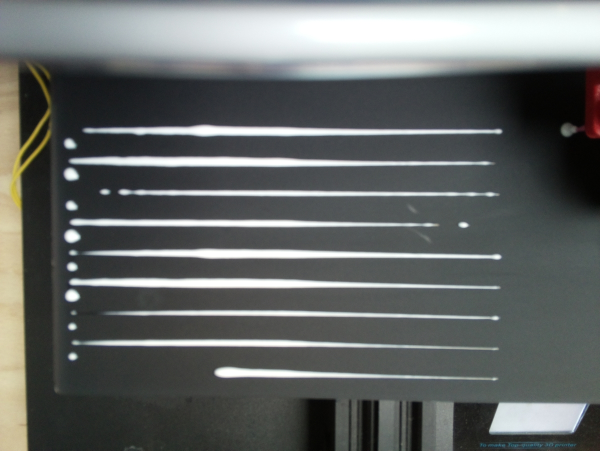
#> input picture assets/img/raw/img001.jpg, 1200 x 901 px (shown at 1/2 size); its folder holds only this picture in this run
$ jupyter execute --allow-errors images_processing.ipynb
#> lines starting #> are read from the running program, lines starting #| are printed output that depends on the picture; after the words box and inside, x2 and y2 are one past the last pixel; in counts of white or black regions, pixels touching at a corner belong together
#> further down, img is the input picture: shape (901, 1200, 3); mean R, G, B 100.1, 103.6, 102.4
# Projet Encolleuse - Traitement d'images

## Introduction

Suites aux travaux sur la modélisation du cordon de colle, nous avons acquis une collection d'images que nous allons utiliser afin de comparer les résultats des calculs à la réalité de ce que produit réellement l'encolleuse.

La qualité de ces images va être d'une importance primordiale afin de pouvoir mesurer et caractériser les résultats des essais de façon répétable et fiable.

Ci-dessous, la collection d'image à traiter :

[cell 1]
import matplotlib.pyplot as plt
import imageio.v2 as imageio


plt.figure(figsize=(18,12))
#> (the rest of this cell did not finish here and is left out)

Dans ce notebook Jupyter, vous allez donc retrouver :

- Différents algorithmes permettant d'améliorer la qualité des images en fonction du problème rencontré.
- Un pipeline permettant d'automatiser le traitement des images reçues en acquisition.
- Une image exploitable pour la comparaison des résultats de la modélisation au cas réel.

## Traitement des images de la collection

Chaque image de cette collection présente une caractéristique :
1. img001 : Utilisable pour les mesures
2. img002 : Les dépôts de colle sont déformés à cause d'un mouvement de caméra imprévu
3. img003 : L'image est trop sombre
4. img004 : L'image est bruitée
5. img005 : L'image est floue

Nous allons traiter chacune de ces images afin d'améliorer la qualité de celles-ci et obtenir un niveau de netteté les rendant exploitables au maximum.

### Traitement de l'image img001
Cette image est déjà exploitable pour nos mesures, néanmoins, nous allons la rendre encore plus exploitable pour les besoins de nos mesures.

Pour cela, il nous faudra garantir une netteté maximale de l'image et ensuite accentuer le paramètre à mesurer qui est le diamètre du cordon de colle.

(Le travail effectué sur cette image servira de pipeline de base pour toute image acquise, c'est-à-dire, sans filtrage en amont ou prise en compte des problèmes que l'image présente).

[cell 2]
import matplotlib.pyplot as plt
import imageio.v2 as imageio
from scipy import ndimage
import cv2

[cell 3]
plt.figure(figsize=(18,12))
# Image de base
plt.subplot(1,2,1)
img001 = imageio.imread('assets/img/raw/img001.jpg')
img001 = img001[180:780, 120:1030]

plt.title('img001 - Image exploitable')
plt.imshow(img001)
plt.axis('off')

# Image en niveau de gris
plt.subplot(1,2,2)
img001_gray = imageio.imread('assets/img/raw/img001.jpg', pilmode='F')
#> img001_gray: shape (901, 1200) float32; min 0.886, max 255, mean 102.4
img001_gray = img001_gray[180:780, 120:1030]
#> img001_gray: shape (600, 910) float32

plt.title('img001_gray - Image exploitable en niveau de gris')
plt.imshow(img001_gray, cmap='gray')
plt.axis('off')
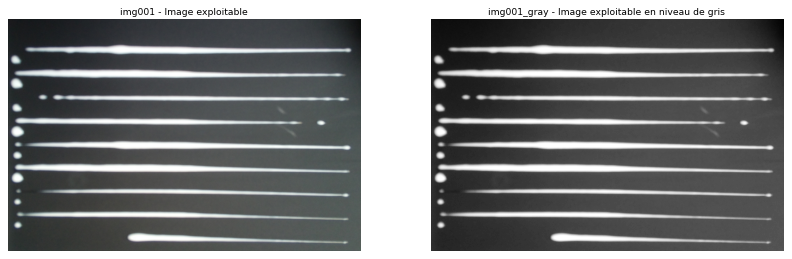
#> figure drawn by matplotlib, 2 panels

#### Filtre de lissage Gaussien
Le filtre de lissage gaussien permet de débruiter une image quelconque, éliminant ainsi les risques de parasite sous forme de bruit en utilisant du floutage.

[cell 4]
plt.figure(figsize=(18,12))
img001_filtre_gauss = ndimage.gaussian_filter(img001_gray, sigma=3)
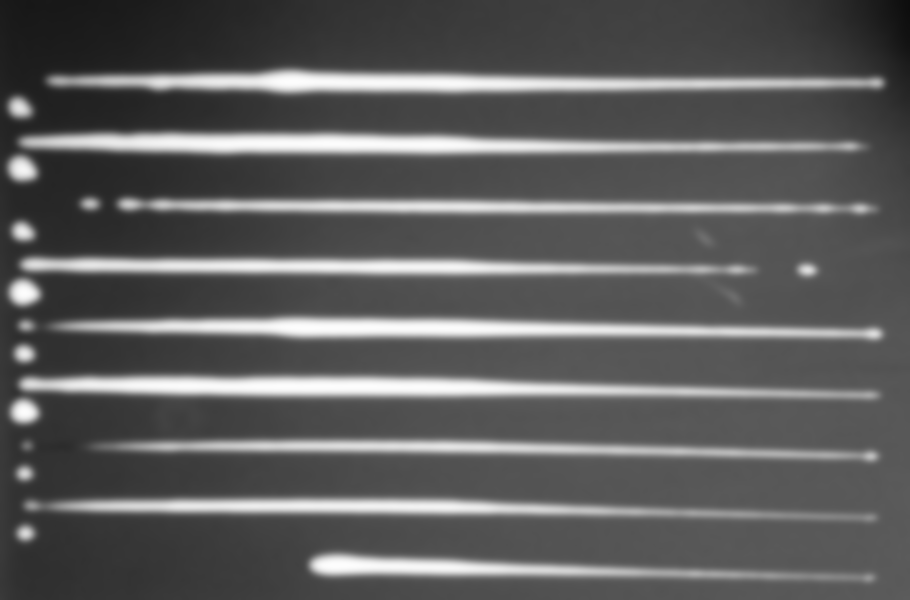
#> img001_filtre_gauss: shape (600, 910) float32; min 13.75, max 254, mean 94.3
plt.title('img001_filtre_gauss - Application du filtre gaussien (image débruitée)')
plt.imshow(img001_filtre_gauss, cmap='gray')
plt.axis('off')

#### Unsharp mask
Le principe du unsharp masking prend la différence entre l'image d'origine et une version artificiellement bruitée de cette image.

- On note F l'image d'origine
- On note F barre la version bruitée de l'image F
- On note Fhp l'unsharp mask relevant les contours de l'image F, Fhp = F - F barre
- On note Finale l'image accentuée, Finale = F + alpha . Fhp

[cell 5]
# Soit f l'image d'origine (ici img001)
f = img001_gray

# Soit f_barre l'image débruitée
f_barre = img001_filtre_gauss

# Soit f_hp l'image de contours
f_hp = f - f_barre
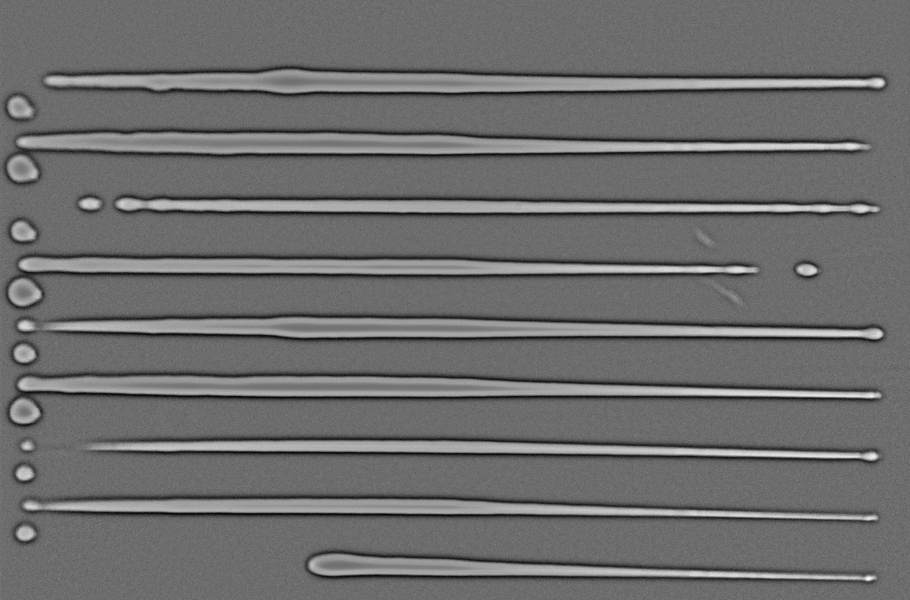
#> f_hp: shape (600, 910) float32; min -45.15, max 60.22, mean 0; drawn with min black and max white

# On utilise un facteur d'accentuation noté alpha généralement entre 0.3 et 0.7
alpha = 0.3
# Soit finale l'image resultant du traitement effectué
finale = f + (alpha * f_hp)
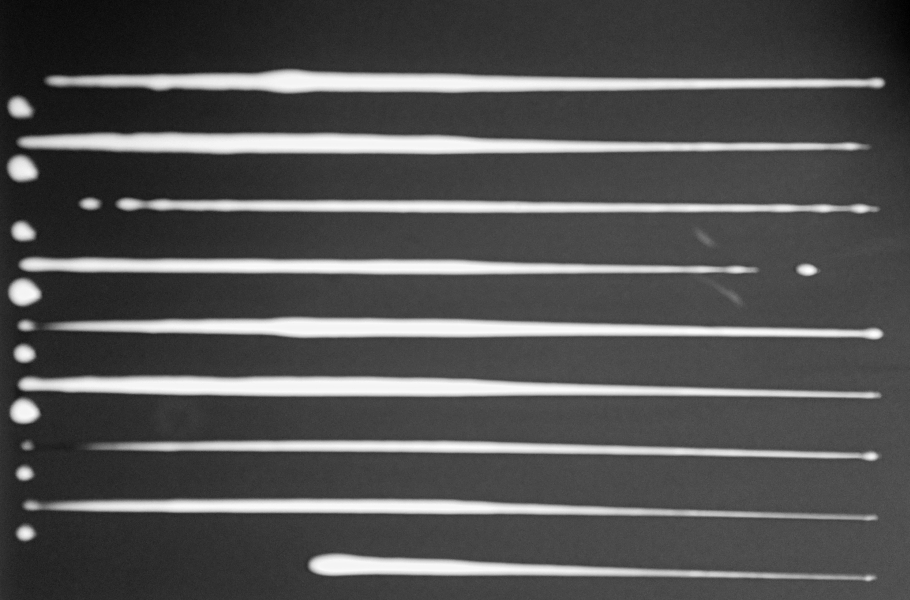
#> finale: shape (600, 910) float32; min 10.28, max 265.9, mean 94.3; drawn with min black and max white

[cell 6]
plt.figure(figsize=(12, 4))
plt.subplot(131)
plt.title('Image de base')
plt.imshow(f, cmap=plt.cm.gray)
plt.axis('off')
plt.subplot(132)
plt.title('Image débruitée')
plt.imshow(f_barre, cmap=plt.cm.gray)
plt.axis('off')
plt.subplot(133)
plt.title('Image affutée')
plt.imshow(finale, cmap=plt.cm.gray)
plt.axis('off')
plt.tight_layout()
plt.show()

#### Conversion des pixels de l'image en binaire
Nous sommes intéressés par le diamètre des dépôts de colle, nous allons donc mettre en valeur ceux-ci en rendant les pixels de l'image exclusivement en noir et blanc.

[cell 7]
plt.figure(figsize=(18, 12))
_, img001_binary = cv2.threshold(finale,127, 255, cv2.THRESH_BINARY)
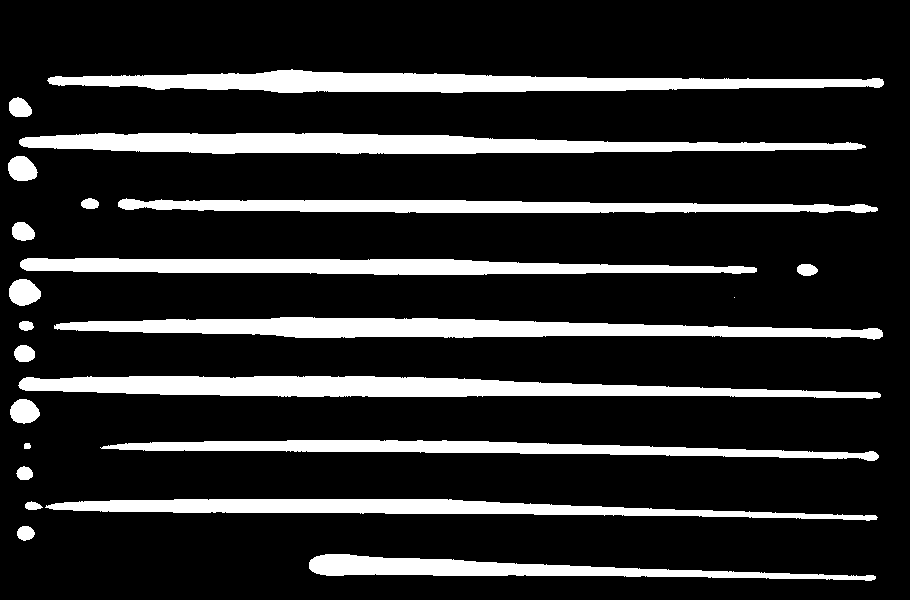
#> img001_binary: shape (600, 910) float32; 16.4% white; 23 white regions (1 under 20 px), largest, box (x1, y1, x2, y2) and area: (18, 376, 881, 399) 12283, (19, 133, 866, 154) 12080, (47, 69, 884, 93) 11548
plt.title('Image en noir et blanc')
plt.imshow(img001_binary, cmap='gray')
plt.axis('off')

#### Mesure du diamètre des dépôts de colle

Concernant la mesure du diamètre des cordons, nous avons utilisé la fonction ```findContours``` de la librairie cv2 qui permet la detection des cordons et l'accès à certaines valeurs, tel que la position ou encore les dimensions (longueur et largeur) des cordons. Ensuite, pour l'aspect visuel, nous affichons les contours ainsi que la largeur associé via les fonctions ```putText``` et ```rectangle``` sur notre image de base.

[cell 8]
abs_dst = cv2.convertScaleAbs(img001_binary)
#> abs_dst: shape (600, 910); 16.4% white; 23 white regions (1 under 20 px)
cnts = cv2.findContours(image=abs_dst, mode=cv2.RETR_TREE, method=cv2.CHAIN_APPROX_NONE)
#> cnts = 23 contours, 1 with area under 20; largest, box (x1, y1, x2, y2) and area: (18, 376, 881, 399) 11418, (19, 133, 866, 154) 11231, (47, 69, 884, 93) 10708, (54, 317, 883, 340) 10466, (20, 258, 757, 275) 8228

cnts = cnts[0] if len(cnts) == 2 else cnts[1]
lines = []
for c in cnts:
    x,y,w,h = cv2.boundingRect(c)
    if(w > 50):
        cv2.putText(img001, str(h), (x,y - 10), cv2.FONT_HERSHEY_SIMPLEX, 0.9, (36,255,12), 2)
        cv2.rectangle(img001, (x, y), (x + w, y + h), (36,255,12), 1)
        lines.insert(0, h)
#> this loop made 23 passes
#> (x, y, w, h) on passes 1 to 12: (309, 554, 567, 27), (17, 526, 18, 15), (25, 501, 18, 9), (45, 499, 833, 22), (16, 466, 17, 14), (24, 443, 7, 6), (100, 440, 779, 21), (10, 399, 30, 25), (18, 376, 863, 23), (14, 345, 21, 17), (19, 321, 15, 10), (54, 317, 829, 23)
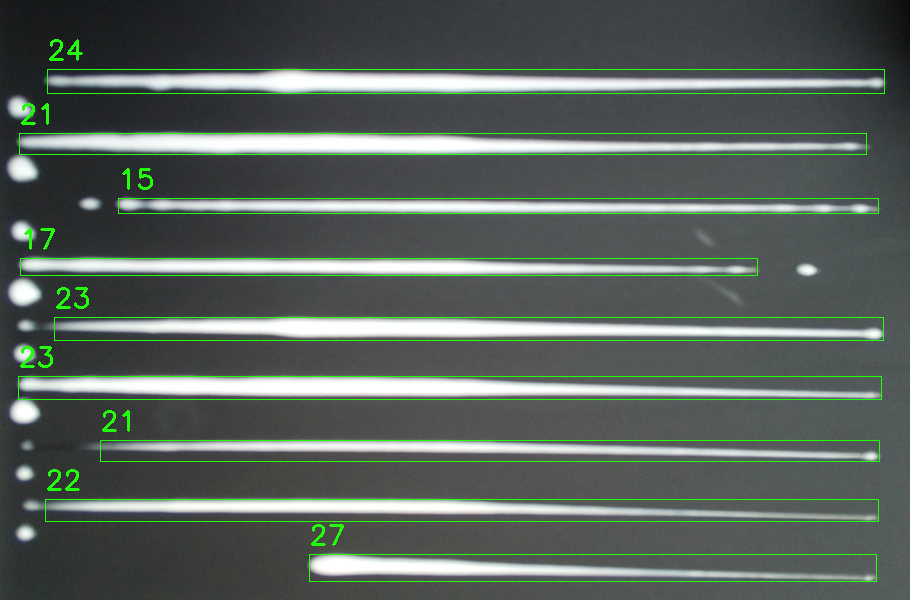
#> img001: shape (600, 910, 3); mean R, G, B 90.3, 100.5, 94.1
#> after the loop, lines = [24, 21, 15, 17, 23, 23, 21, 22, 27]

for line in lines:
    print(str(line) + " pixels")
#> this loop made 9 passes
#> line on passes 1 to 9: 24, 21, 15, 17, 23, 23, 21, 22, 27
#| 24 pixels
#| 21 pixels
#| 15 pixels
#| 17 pixels
#| 23 pixels
#| 23 pixels
#| 21 pixels
#| 22 pixels
#> (further printed lines are left out)

cv2.imwrite('assets/img/processed/measure.jpg', img001)

plt.figure(figsize=(18, 12))
plt.title('Mesure du diamètre des traits de colle')
plt.imshow(img001)
plt.axis('off')

Nous avons donc accès à un tableau de mesure (unité: pixel), ainsi qu'une image avec les mesures (unité: pixel).

N'ayant pas encore accès à de la colle pour pouvoir encoller, ni de caméra, nous avons décidé d'exploiter dans un premier temps les photos fournies de test de dépôt de colle déjà réalisé. Cette exploitation ne peut pas pour l'instant retourner de valeur en **centimètre** pour la largeur du cordon de colle car le plateau utilisé pour ces tests est différent de celui de notre prototype, et aucune échelle ne nous a été communiquée. Les résultats de l'exploitation des images seront donc la largeur du cordon de colle en **pixels**, et seront **ultérieurement** convertis en **centimètre**. Cette manipulation restante n'est qu'une conversion du nombre de pixels en centimètres, et est donc déjà représentative, bien que difficilement exploitable pour déterminer si le cordon de colle a la largeur souhaitée.
>/ ! \ Dans l'unique but de montrer que les mesures fonctionnent, nous avons decidé de ne mesurer uniquement les cordons qui ont une longueur de plus de 50 pixels. Ainsi, les petits "points" de colle ne sont pas mesuré et n'empêche pas la bonne visualisation des mesures. Dans la pipeline (situé plus bas), cette fonctionnalité de sera pas présente, car en production, nous souhaitons mesurer la largeur du cordon, peu importe sa longueur.

### Affichage des différentes étapes de traitement

[cell 9]
def show_processing(images_paths:list, alpha:float):
    # Taille de la figure
#> called with alpha = 0.3
    plt.figure(figsize=(18,12))


    for row in range(len(images_paths)):

        # Image d'entrée
        plt.subplot(len(images_paths),6,row*6+1)
        image = imageio.imread(images_paths[row])
        plt.title('Image de base')
        plt.imshow(image)
        plt.axis('off')

        # Image en niveau de gris
        plt.subplot(len(images_paths),6,row*6+2)
        image_gray = imageio.imread(images_paths[row], pilmode='F')
        plt.title('Niveaux de gris')
        plt.imshow(image_gray, cmap='gray')
        plt.axis('off')

        # Filtre gaussien
        plt.subplot(len(images_paths),6,row*6+3)
        filtre_gauss = ndimage.gaussian_filter(image_gray, 3)
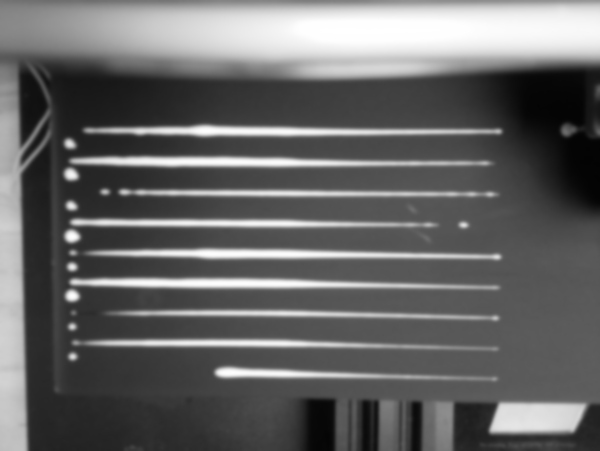
#> filtre_gauss: shape (901, 1200) float32 (shown at 1/2 size); min 3.63, max 255, mean 102.4
        plt.title('Image débruitée')
        plt.imshow(filtre_gauss, cmap='gray')
        plt.axis('off')

        # Unsharp mask
        plt.subplot(len(images_paths),6,row*6+4)
        contours = image_gray - filtre_gauss
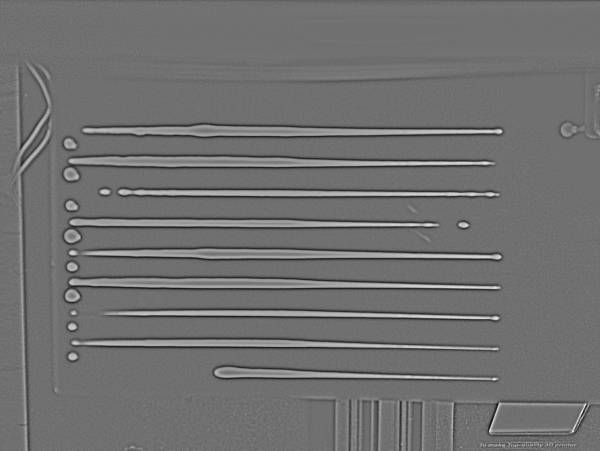
#> contours: shape (901, 1200) float32 (shown at 1/2 size); min -48.46, max 61.38, mean 0; drawn with min black and max white
        plt.title("Contours de l'image")
        plt.imshow(contours, cmap='gray')
        plt.axis('off')

        # Image affutée
        plt.subplot(len(images_paths),6,row*6+5)
        image_nette = image_gray + alpha * contours
        plt.title('Image affutée')
        plt.imshow(image_nette, cmap='gray')
        plt.axis('off')

        # Image binaire
        plt.subplot(len(images_paths),6,row*6+6)
        _, image_binaire = cv2.threshold(image_nette,127, 255, cv2.THRESH_BINARY)
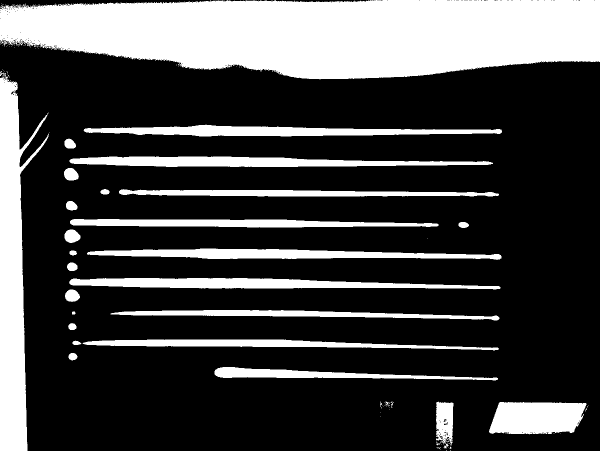
#> image_binaire: shape (901, 1200) float32 (shown at 1/2 size); 26.8% white; 154 white regions (124 under 20 px)
        plt.title('Image binaire')
        plt.imshow(image_binaire, cmap='gray')
        plt.axis('off')


    plt.tight_layout()
    plt.show()

Testons cette fonction :

[cell 10]
path1 = ['assets/img/raw/img001.jpg']
show_processing(path1, 0.3)

Testons cette fonction avec notre collection d'images :

[cell 11]
paths = ['assets/img/raw/img001.jpg', 'assets/img/raw/img002.jpg', 'assets/img/raw/img003.jpg', 'assets/img/raw/img004.png', 'assets/img/raw/img005.jpg']
#> (the rest of this cell did not finish here and is left out)


### Pipeline
Voici le script complet de notre pipeline :

[cell 12]
import matplotlib.pyplot as plt
import imageio.v2 as imageio
import cv2
from scipy import ndimage


def image_processing_pipeline(path:str):
    """
    Traite l'image en entrée et renvoie les mesures du diamètre des cordons de colle.
    :param path: Chemin du fichier de l'image
    :return: (Image de base avec les mesures du diamètre des cordons de colle, Tableau des mesures de diamètre des cordons de colle)
    """
#> called with path = 'assets/img/raw/img001.jpg'

    # Image d'entrée
    img = imageio.imread(path)
    img = img[180:780, 120:1030]

    # Image en niveaux de gris
    img_gray = imageio.imread(path, pilmode='F')
    img_gray = img_gray[180:780, 120:1030]

    # Filtre gaussien
    img_gauss = ndimage.gaussian_filter(img_gray, 3)

    # Unsharp mask
    unsharp_mask = img_gray - img_gauss

    # Image affutée
    img_sharpened = img_gray + 0.3 * unsharp_mask

    # Image en noir et blanc
    _, img_binary = cv2.threshold(img_sharpened, 127, 255, cv2.THRESH_BINARY)

    # Conversion de l'image binaire en uint8
    image_scale_abs = cv2.convertScaleAbs(img_binary)

    # Détection des cordons
    contours_detection = cv2.findContours(image=image_scale_abs, mode=cv2.RETR_TREE, method=cv2.CHAIN_APPROX_NONE)
#> contours_detection has the same summary as cnts outside image_processing_pipeline
    contours_detection = contours_detection[0] if len(contours_detection) == 2 else contours_detection[1]

    # Liste des valeurs de largeur des cordons
    widths = []

    # Mesures du diamètre des cordons
    for c in contours_detection:
        x,y,w,h = cv2.boundingRect(c)
        cv2.putText(img, str(h), (x,y - 10), cv2.FONT_HERSHEY_SIMPLEX, 0.9, (36,255,12), 2)
        cv2.rectangle(img, (x, y), (x + w, y + h), (36,255,12), 1)
        widths.insert(0, h)
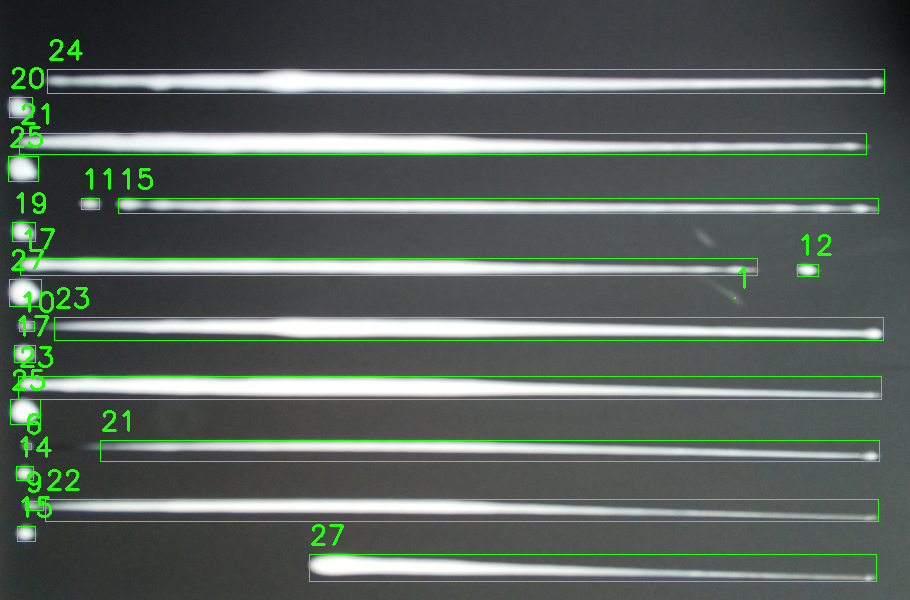
#> img: shape (600, 910, 3); mean R, G, B 90, 101.7, 93.6
#> after the loop, widths = [24, 20, 21, 25, 11, 15, 19, 17, 12, 27, 1, 23, 10, 17, 23, 25, 21, 6, 14, 22, 9, 15, 27]

    return img, widths

### Enregistrer les images traitées

[cell 13]
def save_processed_img(processed_img, filename:str):
    return cv2.imwrite('assets/img/processed/'+filename, processed_img)

### Test du pipeline et enregistrement de l'image:

[cell 14]
# Acquisition des résultats du pipeline
test_img, test_width = image_processing_pipeline('assets/img/raw/img001.jpg')
#> test_width has the same summary as widths in image_processing_pipeline

plt.figure(figsize=(18,12))
plt.imshow(test_img)
plt.title('Image traitée')
plt.axis('off')
print(f'Liste des largeurs de cordon de colle en pixel : {test_width}')
#| Liste des largeurs de cordon de colle en pixel : [24, 20, 21, 25, 11, 15, 19, 17, 12, 27, 1, 23, 10, 17, 23, 25, 21, 6, 14, 22, 9, 15, 27]

# Enregistrement de l'image
if save_processed_img(test_img, 'test001.jpg'):
    print('Image enregistrée avec succès !')
